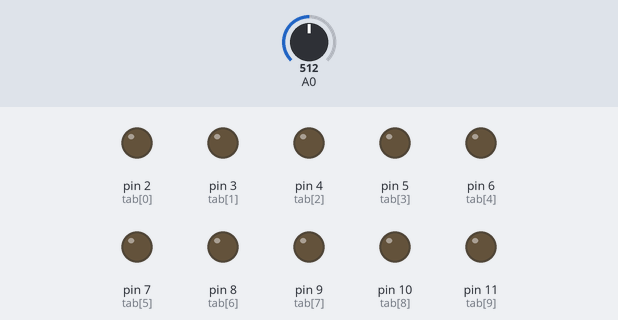
The sketch below on a simulated Arduino Uno, built with avr-gcc and run on an emulated ATmega328P. Parts: output pins drawn as LEDs (lit = HIGH). Inputs (shaded band) come from the test bench; at power-on: A0 = 512.

Above: at 1.2 s.
1.3 s: A0 set to 789
2.8 s: A0 set to 813
At 3.8 s:
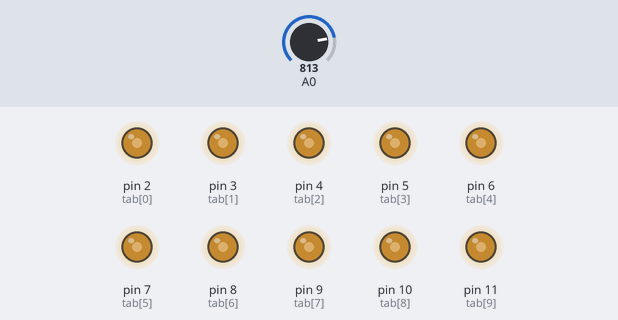
4.3 s: A0 set to 716
At 5.0 s:
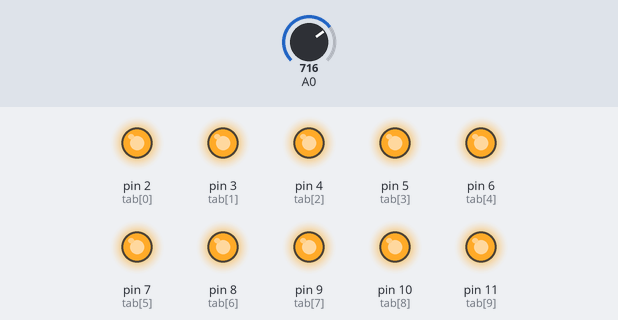
Timing chart, 0 to 7.3 s (numbered marks = the images above; inputs shaded):
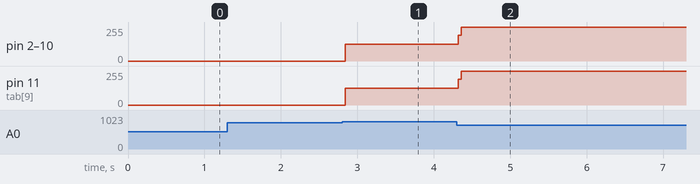

The sketch:

M2_Coeur_LEDs.ino
```cpp
#include "coeur.h"

int tab[10] = { 2,3,4,5,6,7,8,9,10,11 };
// La fonction setup marche quand on appuit sur reset.
void setup() {
  for (int i = 0; i < 10; i++)
  {
    pinMode(tab[i], OUTPUT);
  }
  pinMode(0, INPUT);
}

// La fonction loop marche encore et encore jusqu'à la coupure du courant.
void loop()
{
  switch (modeAffichage)
  {
  case 0: allLEDs(tab); break;
  case 1: uneLEDsurX(tab); break;
  case 2: LEDX(tab); break;
  case 3: chenille(tab); break;
  default: break;
  }
}
```

Measured:
- the behaviour switches between 800 and 801 on A0 (found by bisection; images 0 and 1)
- after the input at 1.3 s, every drawn part: stays the same
- after the input at 2.8 s, pin 2 (tab[0]), pin 3 (tab[1]), pin 4 (tab[2]), pin 5 (tab[3]), pin 6 (tab[4]), pin 7 (tab[5]), pin 8 (tab[6]), pin 9 (tab[7]), pin 10 (tab[8]): 0/255 → 126/255 at once; pin 11 (tab[9]): 0/255 → 125/255 at once
- after the input at 4.3 s, pin 2 (tab[0]), pin 3 (tab[1]), pin 4 (tab[2]), pin 5 (tab[3]), pin 6 (tab[4]), pin 7 (tab[5]), pin 8 (tab[6]), pin 9 (tab[7]), pin 10 (tab[8]): 126/255 → 255/255 at once; pin 11 (tab[9]): 125/255 → 255/255 at once
